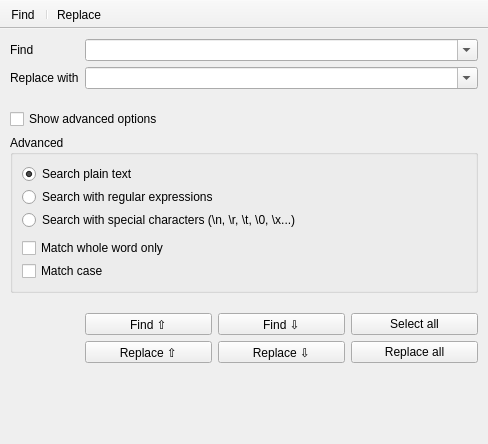
<?xml version="1.0" encoding="UTF-8"?>
<ui version="4.0">
 <class>frmSearchReplace</class>
 <widget class="QMainWindow" name="frmSearchReplace">
  <property name="geometry">
   <rect>
    <x>0</x>
    <y>0</y>
    <width>488</width>
    <height>444</height>
   </rect>
  </property>
  <property name="windowTitle">
   <string>Search</string>
  </property>
  <property name="windowIcon">
   <iconset resource="resources.qrc">
    <normaloff>:/icons/default/scalable/notepadqq.svg</normaloff>:/icons/default/scalable/notepadqq.svg</iconset>
  </property>
  <widget class="QWidget" name="centralWidget">
   <layout class="QFormLayout" name="formLayout">
    <property name="fieldGrowthPolicy">
     <enum>QFormLayout::AllNonFixedFieldsGrow</enum>
    </property>
    <property name="leftMargin">
     <number>10</number>
    </property>
    <property name="topMargin">
     <number>10</number>
    </property>
    <property name="rightMargin">
     <number>10</number>
    </property>
    <property name="bottomMargin">
     <number>10</number>
    </property>
    <item row="1" column="0">
     <layout class="QHBoxLayout" name="horizontalLayout">
      <item>
       <widget class="QLabel" name="label">
        <property name="text">
         <string>Find</string>
        </property>
       </widget>
      </item>
      <item>
       <spacer name="horizontalSpacer">
        <property name="orientation">
         <enum>Qt::Horizontal</enum>
        </property>
        <property name="sizeType">
         <enum>QSizePolicy::Fixed</enum>
        </property>
        <property name="sizeHint" stdset="0">
         <size>
          <width>40</width>
          <height>10</height>
         </size>
        </property>
       </spacer>
      </item>
     </layout>
    </item>
    <item row="1" column="1">
     <widget class="QComboBox" name="cmbSearch">
      <property name="editable">
       <bool>true</bool>
      </property>
      <property name="insertPolicy">
       <enum>QComboBox::NoInsert</enum>
      </property>
     </widget>
    </item>
    <item row="2" column="0">
     <widget class="QLabel" name="lblReplace">
      <property name="text">
       <string>Replace with</string>
      </property>
     </widget>
    </item>
    <item row="2" column="1">
     <widget class="QComboBox" name="cmbReplace">
      <property name="editable">
       <bool>true</bool>
      </property>
      <property name="insertPolicy">
       <enum>QComboBox::NoInsert</enum>
      </property>
     </widget>
    </item>
    <item row="3" column="1">
     <spacer name="verticalSpacer_2">
      <property name="orientation">
       <enum>Qt::Vertical</enum>
      </property>
      <property name="sizeType">
       <enum>QSizePolicy::Minimum</enum>
      </property>
      <property name="sizeHint" stdset="0">
       <size>
        <width>20</width>
        <height>8</height>
       </size>
      </property>
     </spacer>
    </item>
    <item row="4" column="0" colspan="2">
     <widget class="QCheckBox" name="chkShowAdvanced">
      <property name="text">
       <string>Show advanced options</string>
      </property>
     </widget>
    </item>
    <item row="6" column="1">
     <spacer name="verticalSpacer">
      <property name="orientation">
       <enum>Qt::Vertical</enum>
      </property>
      <property name="sizeType">
       <enum>QSizePolicy::Minimum</enum>
      </property>
      <property name="sizeHint" stdset="0">
       <size>
        <width>20</width>
        <height>8</height>
       </size>
      </property>
     </spacer>
    </item>
    <item row="7" column="1">
     <layout class="QGridLayout" name="gridLayout">
      <item row="0" column="1">
       <widget class="QPushButton" name="btnFindNext">
        <property name="text">
         <string>Find ⇩</string>
        </property>
        <property name="autoDefault">
         <bool>false</bool>
        </property>
        <property name="default">
         <bool>false</bool>
        </property>
       </widget>
      </item>
      <item row="0" column="0">
       <widget class="QPushButton" name="btnFindPrev">
        <property name="text">
         <string>Find ⇧</string>
        </property>
        <property name="autoDefault">
         <bool>false</bool>
        </property>
       </widget>
      </item>
      <item row="0" column="2">
       <widget class="QPushButton" name="btnSelectAll">
        <property name="text">
         <string>Select all</string>
        </property>
        <property name="autoDefault">
         <bool>false</bool>
        </property>
       </widget>
      </item>
      <item row="1" column="0">
       <widget class="QPushButton" name="btnReplacePrev">
        <property name="text">
         <string>Replace ⇧</string>
        </property>
        <property name="autoDefault">
         <bool>false</bool>
        </property>
       </widget>
      </item>
      <item row="1" column="1">
       <widget class="QPushButton" name="btnReplaceNext">
        <property name="text">
         <string>Replace ⇩</string>
        </property>
        <property name="autoDefault">
         <bool>false</bool>
        </property>
        <property name="default">
         <bool>false</bool>
        </property>
       </widget>
      </item>
      <item row="1" column="2">
       <widget class="QPushButton" name="btnReplaceAll">
        <property name="text">
         <string>Replace all</string>
        </property>
        <property name="autoDefault">
         <bool>false</bool>
        </property>
       </widget>
      </item>
     </layout>
    </item>
    <item row="5" column="0" colspan="2">
     <widget class="QGroupBox" name="groupAdvanced">
      <property name="title">
       <string>Advanced</string>
      </property>
      <layout class="QGridLayout" name="gridLayout_2">
       <property name="verticalSpacing">
        <number>3</number>
       </property>
       <item row="0" column="0">
        <widget class="QRadioButton" name="radSearchPlainText">
         <property name="text">
          <string>Search plain text</string>
         </property>
         <property name="checked">
          <bool>true</bool>
         </property>
        </widget>
       </item>
       <item row="1" column="0">
        <widget class="QRadioButton" name="radSearchWithRegex">
         <property name="text">
          <string>Search with regular expressions</string>
         </property>
        </widget>
       </item>
       <item row="2" column="0">
        <widget class="QRadioButton" name="radSearchWithSpecialChars">
         <property name="text">
          <string>Search with special characters (\n, \r, \t, \0, \x...)</string>
         </property>
        </widget>
       </item>
       <item row="3" column="0">
        <spacer name="verticalSpacer_3">
         <property name="orientation">
          <enum>Qt::Vertical</enum>
         </property>
         <property name="sizeType">
          <enum>QSizePolicy::Minimum</enum>
         </property>
         <property name="sizeHint" stdset="0">
          <size>
           <width>20</width>
           <height>5</height>
          </size>
         </property>
        </spacer>
       </item>
       <item row="4" column="0">
        <widget class="QCheckBox" name="chkMatchWholeWord">
         <property name="text">
          <string>Match whole word only</string>
         </property>
        </widget>
       </item>
       <item row="5" column="0">
        <widget class="QCheckBox" name="chkMatchCase">
         <property name="text">
          <string>Match case</string>
         </property>
        </widget>
       </item>
      </layout>
     </widget>
    </item>
   </layout>
  </widget>
  <widget class="QToolBar" name="toolBar">
   <property name="windowTitle">
    <string>toolBar</string>
   </property>
   <property name="movable">
    <bool>false</bool>
   </property>
   <property name="iconSize">
    <size>
     <width>16</width>
     <height>16</height>
    </size>
   </property>
   <property name="toolButtonStyle">
    <enum>Qt::ToolButtonTextBesideIcon</enum>
   </property>
   <property name="floatable">
    <bool>false</bool>
   </property>
   <attribute name="toolBarArea">
    <enum>TopToolBarArea</enum>
   </attribute>
   <attribute name="toolBarBreak">
    <bool>false</bool>
   </attribute>
   <addaction name="actionFind"/>
   <addaction name="separator"/>
   <addaction name="actionReplace"/>
  </widget>
  <action name="actionReplace">
   <property name="checkable">
    <bool>true</bool>
   </property>
   <property name="text">
    <string>&amp;Replace</string>
   </property>
  </action>
  <action name="actionFind">
   <property name="checkable">
    <bool>true</bool>
   </property>
   <property name="text">
    <string>&amp;Find</string>
   </property>
  </action>
 </widget>
 <resources>
  <include location="resources.qrc"/>
 </resources>
 <connections/>
</ui>
